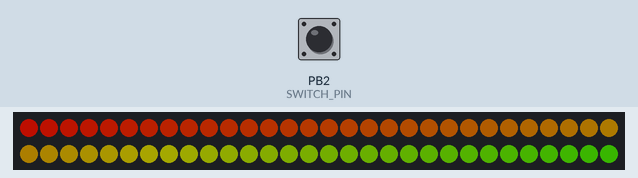
Simulated run of this sketch. Board: ATtiny85, built with avr-gcc and run on an emulated ATtiny85. Parts: 60 RGB LEDs in strip order, left to right, continuing on the next row. The inputs (shaded band) are chosen by the test bench; at power-on: PB2 (SWITCH_PIN) LOW. Dim RGB values are drawn brighter than linear.

Above: at 3.4 s.
3.5 s: PB2 (SWITCH_PIN) pulled HIGH for 0.15 s
At 4.18 s:
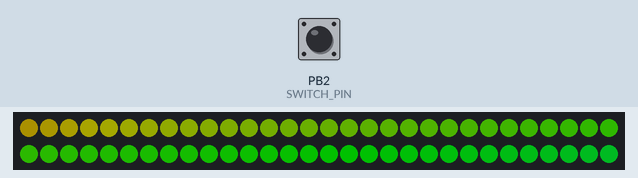
4.2 s: PB2 (SWITCH_PIN) pulled HIGH for 3.2 s
At 4.5 s:
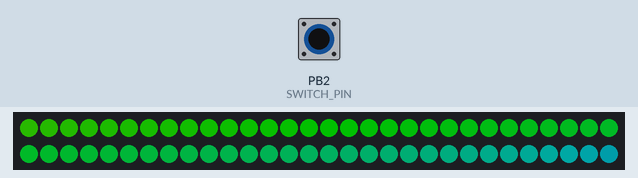
8.0 s: PB2 (SWITCH_PIN) pulled HIGH for 1 s
At 8.42 s:
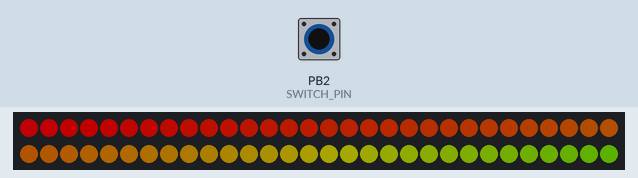
9.6 s: PB2 (SWITCH_PIN) pulled HIGH for 1 s
At 10.02 s:
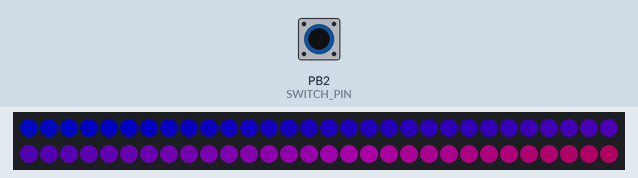
11.2 s: PB2 (SWITCH_PIN) pulled HIGH for 3.2 s
At 12.23 s:
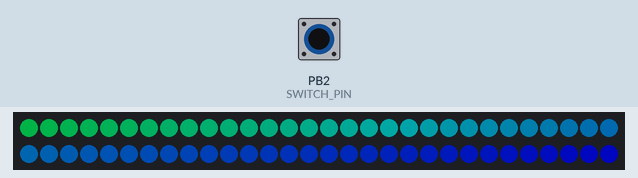
15.0 s: PB2 (SWITCH_PIN) pulled HIGH for 1 s
At 15.72 s:
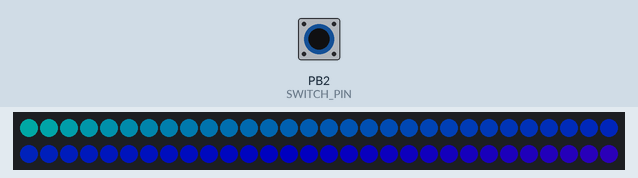

The sketch:

pino.ino
```cpp
//Please use the "Adafruit Trinket 8MHz" board setting and
//select "USBTinyISP" programmer on your Arduino IDE
//for Trinket to use 8pino.
//unplug and plug back in before uploading

//reported glitch on linux with usb3

#include <Adafruit_NeoPixel.h>
#ifdef __AVR_ATtiny85__ // Trinket, Gemma, etc.
#include <avr/power.h>
#endif

#define NEOP_PIN 1
#define SWITCH_PIN 2  //bounce switch
#define PIXEL_CNT 60 //60//59 // 30
Adafruit_NeoPixel pixels = Adafruit_NeoPixel(PIXEL_CNT, NEOP_PIN);

//COLOR
float rainbowStep = 0;

void setup() {
#ifdef __AVR_ATtiny85__ // Trinket, Gemma, etc.
  if (F_CPU == 16000000) clock_prescale_set(clock_div_1);
#endif
  pixels.begin();
  pixels.setBrightness(85); // 1/3 brightness

  pinMode(SWITCH_PIN, INPUT);

  //startup animation
//   colorTravel(pixels.Color(240, 0, 240), 30); // purple
  colorWipe(pixels.Color(240, 0, 240), 15); // purple
  colorWipe(pixels.Color(0, 0, 0), 15); // dark

}

void loop() {


  int buttonState = digitalRead(SWITCH_PIN);
  if (buttonState == HIGH) {
    rainbowStep += 30;  //jump

  } else {
    rainbowStep += 0.05; //small increment
  }

  if (rainbowStep > 255 ) {
    rainbowStep = (int(rainbowStep))%255 ;
  }

  rainbowByStep(rainbowStep);

}

void rainbow(uint8_t wait) {
  uint16_t i, j;

  for (j = 0; j < 256; j++) {
    for (i = 0; i < pixels.numPixels(); i++) {
      pixels.setPixelColor(i, Wheel((i + j) & 255));
    }
    pixels.show();
    delay(wait);
  }
}

void rainbowByStep(float rStep) {

  int j = (int)rStep % 256;
  for (int i = 0; i < pixels.numPixels(); i++) {
    pixels.setPixelColor(i, Wheel((i + j) & 255));
  }
  pixels.show();
}

// Fill the dots one after the other with a color
void colorWipe(uint32_t c, uint8_t wait) {
  for (uint16_t i = 0; i < pixels.numPixels(); i++) {
    pixels.setPixelColor(i, c);
    pixels.show();
    delay(wait);

  }
}

// Fill the dots one after the other with a color
void colorTravel(uint32_t c, uint8_t wait) {
  for (uint16_t i = 0; i < pixels.numPixels(); i++) {
    pixels.setPixelColor(i, c);
    pixels.show();
    delay(wait);
    pixels.setPixelColor(i, pixels.Color(0,0,0));
    pixels.show();
  }
}


// Input a value 0 to 255 to get a color value.
// The colours are a transition r - g - b - back to r.
uint32_t Wheel(byte WheelPos) {
  WheelPos = 255 - WheelPos;
  if (WheelPos < 85) {
    return pixels.Color(255 - WheelPos * 3, 0, WheelPos * 3);
  }
  else if (WheelPos < 170) {
    WheelPos -= 85;
    return pixels.Color(0, WheelPos * 3, 255 - WheelPos * 3);
  }
  else {
    WheelPos -= 170;
    return pixels.Color(WheelPos * 3, 255 - WheelPos * 3, 0);
  }
}
```

Measured:
- after the input at 3.5 s, the LEDs: first differ from a run without the input after 0.15 s (image 1 shows a later state)
- after the input at 4.2 s, the LEDs: change after 0.16 s (image 2)
- after the input at 8.0 s, the LEDs: change after 0.27 s (image 3)
- after the input at 9.6 s, the LEDs: change after 0.28 s (image 4)
- after the input at 11.2 s, the LEDs: first change after 0.27 s (image 5 shows a later state)
- after the input at 15.0 s, the LEDs: first change after 0.27 s (image 6 shows a later state)
